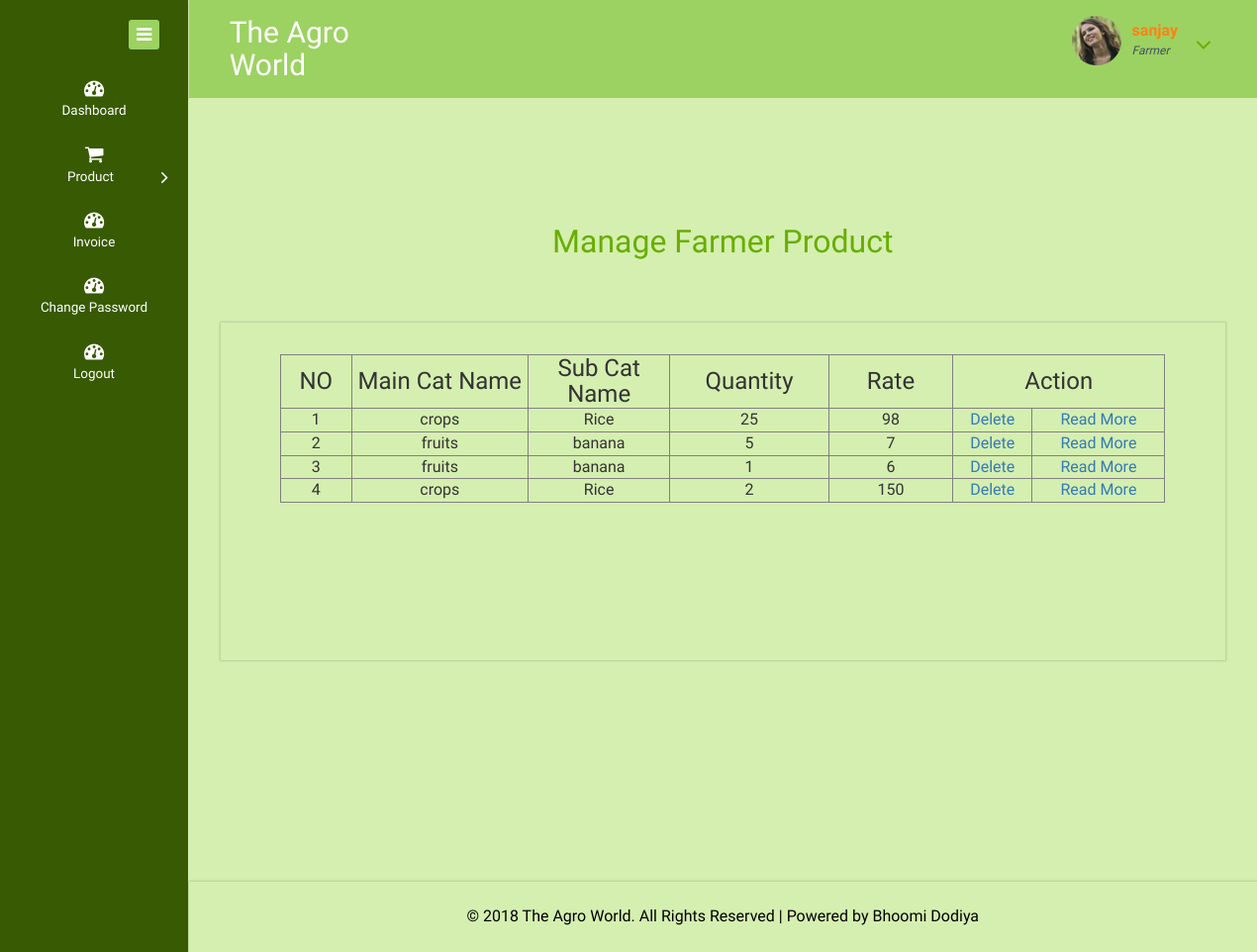
/Website/farmer/product_farmer_show.php (signed in), run on the app's committed database.
### tables this page shows
CREATE TABLE IF NOT EXISTS `tbl_farmer` (
  `f_id` int(11) NOT NULL AUTO_INCREMENT,
  `f_login` varchar(20) NOT NULL,
  `password` varchar(15) NOT NULL,
  `fname` varchar(15) NOT NULL,
  `faddress` varchar(255) NOT NULL,
  `pincode` varchar(8) NOT NULL,
  `mobile` varchar(14) NOT NULL,
  `details` varchar(50) NOT NULL,
  `email` varchar(35) NOT NULL,
  `f_pic` varchar(100) NOT NULL,
  `flag` int(1) NOT NULL,
  PRIMARY KEY (`f_id`)
);

CREATE TABLE IF NOT EXISTS `tbl_products_farmer` (
  `pfid` int(11) NOT NULL AUTO_INCREMENT,
  `mc_name` varchar(30) NOT NULL,
  `sc_name` varchar(30) NOT NULL,
  `qty` int(10) NOT NULL,
  `rate` int(8) NOT NULL,
  `weight_type` varchar(50) NOT NULL,
  `date` varchar(11) NOT NULL,
  `description` varchar(255) NOT NULL,
  `pic1` varchar(100) NOT NULL,
  `pic2` varchar(100) NOT NULL,
  `pic3` varchar(100) NOT NULL,
  `flag` int(1) NOT NULL,
  PRIMARY KEY (`pfid`)
);

### Website/farmer/product_farmer_show.php (the view, shortened to what this page needs)
<!DOCTYPE HTML>
<html>
<head>
<link href="css/bootstrap.css" rel="stylesheet" type="text/css" media="all">
<link href="css/style.css" rel="stylesheet" type="text/css" media="all"/>
<link href="css/font-awesome.css" rel="stylesheet">
</head>
<body>
<div class="page-container">
   <div class="left-content">
	   <div class="mother-grid-inner">
				<div class="header-main">
					<div class="header-left">
						<?php include("logo.php") ?>
							<div class="clearfix"> </div>
						 </div>
						 <div class="header-right">
							<?php include("top_menu.php");?>
							<div class="clearfix"> </div>
						</div>
				     <div class="clearfix"> </div>
				</div>
<div class="inner-block">
    <div class="blank">
    	<h2 align="center">Manage Farmer Product  </h2>
    	<div class="blankpage-main">
    	  <form name="form1" method="post" action="">
    	    <table width="94%" border="1" align="center" style="border-style:groove" >
              <tr>
                <td width="8%" height="35"><div align="center">
                  <h3>NO</h3>
                </div></td>
                <td width="20%"><div align="center">
                  <h3>Main Cat Name</h3>
                </div></td>
                <td width="16%"><div align="center">
                  <h3>Sub Cat Name </h3>
                </div></td>
                <td width="18%"><div align="center">
                  <h3>Quantity</h3>
                </div></td>
                <td width="14%"><div align="center">
                  <h3>Rate</h3>
                </div></td>
                <td colspan="3"><div align="center">
                  <h3>Action</h3>
                </div></td>
              </tr>
			  <?php
						$no=1;
						$q=mysql_query("select * from tbl_products_farmer") or die("display Fail");
						while($data=mysql_fetch_array($q))
						{
			?>
              <tr>
                <td><div align="center"><?php echo $no;?></div></td>
                <td><div align="center"><?php echo $data['mc_name'];?></div></td>
                <td><div align="center"><?php echo $data['sc_name'];?></div></td>
                <td><div align="center"><?php echo $data['qty'];?></div></td>
                <td><div align="center"><?php echo $data['rate'];?></div></td>
                <td width="9%"><div align="center"><a href=/"product_farmer_del.php?did=<?php echo $data['pfid'];?>" onClick="return fun1();">Delete</a></div></td>
                <td width="15%"><div align="center"><a href="product_farmer_readmore.php?rid=<?php echo $data['pfid'];?>">Read More</a> </div></td>
              </tr>
					<?php
							$no++;
						}
					?>
            </table>
            </form>
    	  <p>&nbsp;</p>
    	  <p>&nbsp;</p>
    	  <p>&nbsp;</p>
    	  <p>&nbsp;</p>
    	</div>
    </div>
</div>
<?php include("copyrights.php") ?>
</div>
</div>
    <div class="sidebar-menu">
		  	<div class="logo"> <a href="#" class="sidebar-icon"> <span class="fa fa-bars"></span> </a>  </div>
		    <?php include("menu.php");?>
	 </div>
</div>
</body>
</html>

### Website/farmer/top_menu.php (shortened to what this page needs)
<?php
	$i=$_SESSION['abc'];
	$q=mysql_query("select * from tbl_farmer where f_id=$i") or die("display Fail");
	$data=mysql_fetch_array($q);
?>
<div class="profile_details">
								<ul>
									<li class="dropdown profile_details_drop">
										<a href="#" class="dropdown-toggle" data-toggle="dropdown" aria-expanded="false">
											<div class="profile_img">
												<span class="prfil-img"><img src="images/p1.png" alt=""> </span>
												<div class="user-name">
													<p><?php echo $data['fname'];?></p>
													<span>Farmer</span>
												</div>
												<i class="fa fa-angle-down lnr"></i>
												<div class="clearfix"></div>
											</div>
										</a>
									</li>
								</ul>
							</div>

### data on the page
tbl_farmer: fname "sanjay"
tbl_products_farmer: mc_name "crops", sc_name "Rice", qty "25", rate "98"
tbl_products_farmer: mc_name "fruits", sc_name "banana", qty "5", rate "7"
tbl_products_farmer: mc_name "fruits", sc_name "banana", qty "1", rate "6"
tbl_products_farmer: mc_name "crops", sc_name "Rice", qty "2", rate "150"
